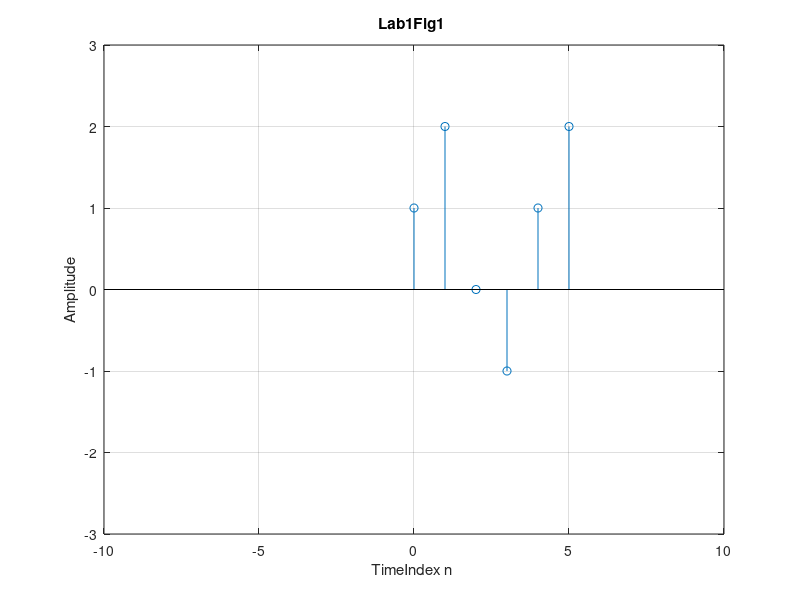
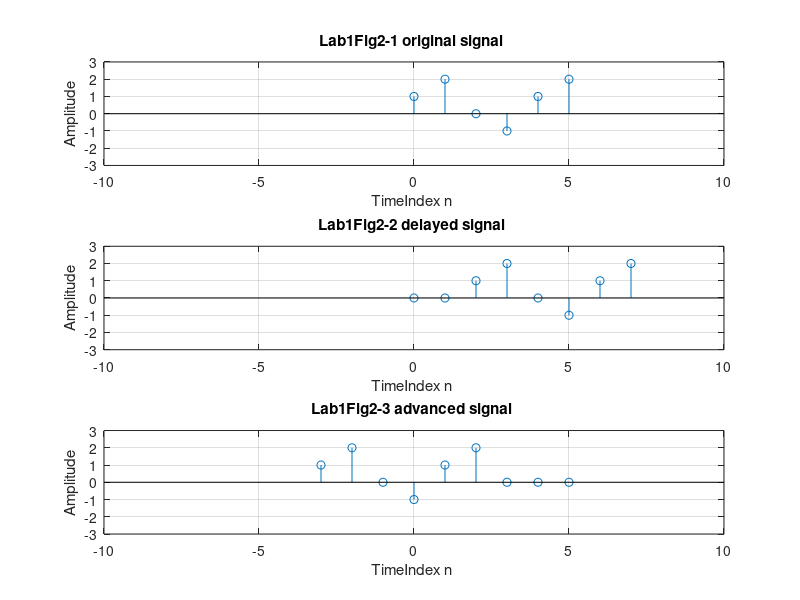
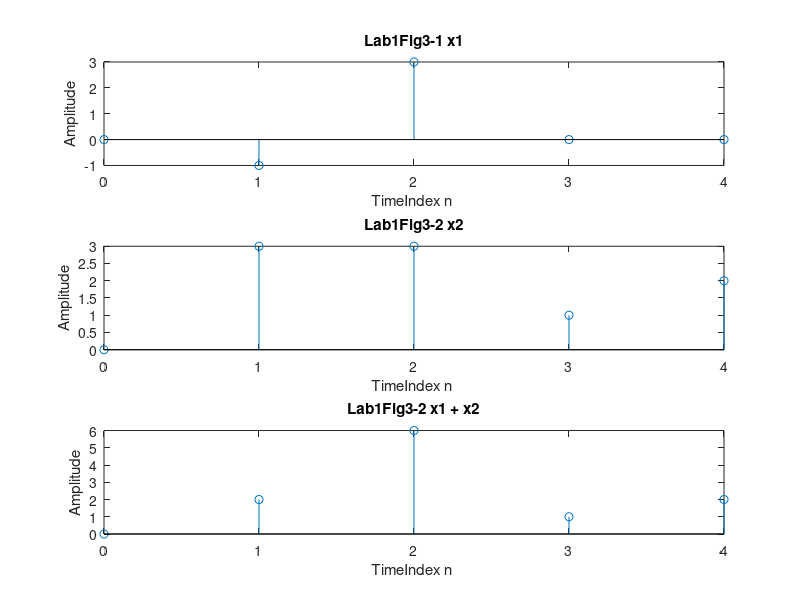

The MATLAB source for these figures, in order: (Note: this script raises an error after producing the figures.)
%    Title:DspLab1
%    Author:Changhong Li
%    Date:2023/09/18
%    Version:1_0_0

%2.2

%clear
clear;
close all;


%figure data
    figure;
    %input data
    x = [1,2,0,-1,1,2];
    %basic data
    t = 0 : 1 : 5;

    stem (t , x); % x as a function of t

%Style
    title ('Lab1Fig1 '); % Figure title
    xlabel ('TimeIndex n ');
    ylabel ('Amplitude');
    xlim ([-10 10]); % Restrict x values between 0 and 1
    ylim ([-3 3]); % Restrict y values between -1 and 1
    grid on;

%2.3
    figure;
    %original signal
    subplot(3,1,1);
    stem (t , x);
    hold on;

    title ('Lab1Fig2-1 original signal '); % Figure title
    xlabel ('TimeIndex n ');
    ylabel ('Amplitude');
    xlim ([-10 10]); % Restrict x values between 0 and 1
    ylim ([-3 3]); % Restrict y values between -1 and 1
    grid on;

    %delayed signal
    subplot(3,1,2);
    x_delay = horzcat(zeros(1, 2), x);
    t = 0 : 1 : 7;
    stem (t, x_delay);
    hold on;
    
    title ('Lab1Fig2-2 delayed signal '); % Figure title
    xlabel ('TimeIndex n ');
    ylabel ('Amplitude');
    xlim ([-10 10]); % Restrict x values between 0 and 1
    ylim ([-3 3]); % Restrict y values between -1 and 1
    grid on;

    %advanced signal
    subplot(3,1,3);
    x_advanced = horzcat(x, zeros(1, 3));
    t = -3 : 1 : 5;
    stem (t, x_advanced);

    title ('Lab1Fig2-3 advanced signal '); % Figure title
    xlabel ('TimeIndex n ');
    ylabel ('Amplitude');
    xlim ([-10 10]); % Restrict x values between 0 and 1
    ylim ([-3 3]); % Restrict y values between -1 and 1
    grid on;

%2.4
    x1 = [0, -1, 3, 0, 0];
    x2 = [0, 3, 3, 1, 2];
    t = 0 :1 :4;
    figure;
        subplot(3,1,1);
        stem(t, x1);
        title('Lab1Fig3-1 x1');
        xlabel ('TimeIndex n ');
        ylabel ('Amplitude');

        subplot(3,1,2);
        stem(t, x2);
        title('Lab1Fig3-2 x2');
        xlabel ('TimeIndex n ');
        ylabel ('Amplitude');

        subplot(3,1,3);
        stem(t, x1 + x2);
        title('Lab1Fig3-2 x1 + x2');
        xlabel ('TimeIndex n ');
        ylabel ('Amplitude');
%2.5
    % AddSeq(rand([1 3]),rand([1 3]),rand([1 3]),rand([1 3]));

    AddSeq([4,2,6,1],[5,7,6,2],[12,5,6,9],[5,7,6,2]);

%2.6
figure
x = [1, 0, 0, 0, -1, 0, -1];
h = [0, 0, 0, 1, 0, 0, 0];
y = conv(x,h);
t = -3 : 1 : (length(y) - 4);
stem(t, horzcat(x, zeros(1, 6)));
hold on;
stem(t, y);
title('Lab1Fig5');
xlabel ('TimeIndex n ');
ylabel ('Amplitude');
legend('x', 'y');
% y is the fig that x delayed,h will delay the input signal and the result 
% signal will begin from n = a

%2.7
T = readtable("IRL_DLY_RR_2021_grid.csv");
Tarray = table2array(T);
s = Tarray(1, 3 : end);


h1 = [0.9 0.1];
h2 = [0.01 0.99];
h3 = [0.1 0.2 0.3 0.4];

figure;

subplot(4,1,1);
y = s;
t = 1 : 1 : length(y);
stem(t, y);
title('Lab1Fig6-1 origin data');
xlabel ('TimeIndex n ');
ylabel ('Amplitude');

subplot(4,1,2);
y = conv(s, h1);
t = 1 : 1 : length(y);
stem(t, y);
title('Lab1Fig6-2 average filter [0.9 0.1]');
xlabel ('TimeIndex n ');
ylabel ('Amplitude');

subplot(4,1,3);
y = conv(s, h2);
t = 1 : 1 : length(y);
stem(t, y);
title('Lab1Fig6-3 average filter [0.01 0.99]');
xlabel ('TimeIndex n ');
ylabel ('Amplitude');

subplot(4,1,4);
y = conv(s, h3);
t = 1 : 1 : length(y);
stem(t, y);
title('Lab1Fig6-4 average filter [0.1 0.2 0.3 0.4]');
xlabel ('TimeIndex n ');
ylabel ('Amplitude');


%3

fs = 8000;
d = 2;
f0 = 800;
t = 0 : (1/fs) : (d-(1/fs));
x = sin(2 * pi * f0 * t);

figure;
stem(t,x);

title('sinewave model');
xlabel ('TimeIndex n ');
ylabel ('Amplitude');
%xlim ([1 800]); 
%ylim ([-3 3]); 











